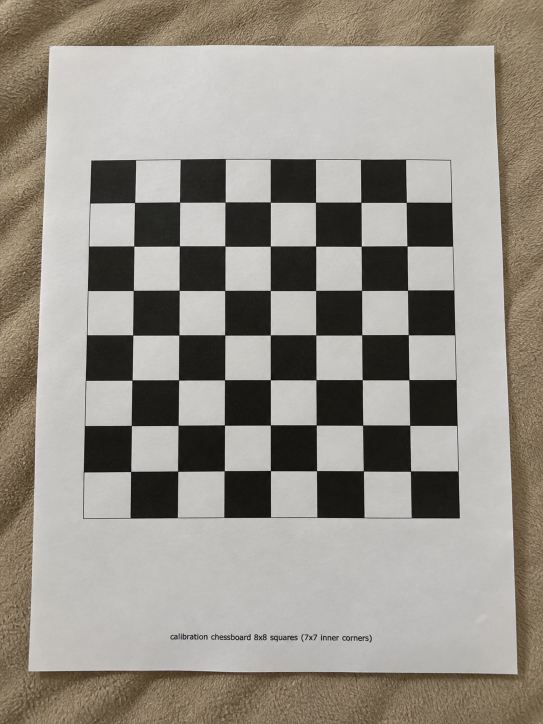
#> input picture ta2/images/1.png, 1086 x 1448 px (shown at 1/2 size); its folder holds 4 pictures in this run
$ python main.py
#> lines starting #> are read from the running program, lines starting #| are printed output that depends on the picture; after the words box and inside, x2 and y2 are one past the last pixel; in counts of white or black regions, pixels touching at a corner belong together

from pathlib import Path
import csv

import cv2 as cv
import numpy as np


# configuration

pattern = (7, 7)
square_mm = 20.0

input_dir = Path("images")
output_dir = Path("output")
output_dir.mkdir(parents=True, exist_ok=True)

extensions = {".jpg", ".jpeg", ".png"}

criteria = (
    cv.TERM_CRITERIA_EPS | cv.TERM_CRITERIA_MAX_ITER,
    30,
    0.001
)


# image normalization

def normalize_image(image, target_size):
    height, width = image.shape[:2]

    if width > height:
        image = cv.rotate(image, cv.ROTATE_90_CLOCKWISE)
        height, width = image.shape[:2]

    target_width, target_height = target_size

    ratio = width / height
    target_ratio = target_width / target_height

    if abs(ratio - target_ratio) > 0.005:
        return None

    if (width, height) != target_size:
        image = cv.resize(
            image,
            target_size,
            interpolation=(
                cv.INTER_AREA
                if width > target_width
                else cv.INTER_LINEAR
            )
        )

    return image


# chessboard corner detection

def detect_corners(gray):
    found, corners = cv.findChessboardCornersSB(
        gray,
        pattern,
        flags=(
            cv.CALIB_CB_EXHAUSTIVE
            | cv.CALIB_CB_ACCURACY
            | cv.CALIB_CB_NORMALIZE_IMAGE
        )
    )

    if not found:
        found, corners = cv.findChessboardCorners(
            gray,
            pattern,
            flags=(
                cv.CALIB_CB_ADAPTIVE_THRESH
                | cv.CALIB_CB_NORMALIZE_IMAGE
            )
        )

        if found:
            corners = cv.cornerSubPix(
                gray,
                corners,
                (11, 11),
                (-1, -1),
                criteria
            )

    if not found:
        return None

    return corners.reshape(-1, 1, 2).astype(np.float32)


# create 3d reference points

object_template = np.zeros(
    (pattern[0] * pattern[1], 3),
    dtype=np.float32
)

object_template[:, :2] = (
    np.mgrid[0:pattern[0], 0:pattern[1]]
    .T.reshape(-1, 2) * square_mm
)


# load images

if not input_dir.exists():
    raise SystemExit("image directory not found")

paths = sorted(
    path for path in input_dir.iterdir()
    if path.suffix.lower() in extensions
)

if not paths:
    raise SystemExit("no images found")

object_points = []
image_points = []
valid_paths = []
valid_images = []

image_size = None

for path in paths:
    image = cv.imread(str(path))
#> image is the input picture: shape (1448, 1086, 3); mean B, G, R 138.6, 146.8, 152.1

    if image is None:
        print(f"unable to read image: {path.name}")
        continue

    height, width = image.shape[:2]
#> height = 1448; width = 1086

    if width > height:
        image = cv.rotate(image, cv.ROTATE_90_CLOCKWISE)
        height, width = image.shape[:2]

    if image_size is None:
        image_size = (width, height)
#> image_size = (1086, 1448)

    image = normalize_image(image, image_size)

    if image is None:
        print(f"incompatible aspect ratio: {path.name}")
        continue

    gray = cv.cvtColor(image, cv.COLOR_BGR2GRAY)
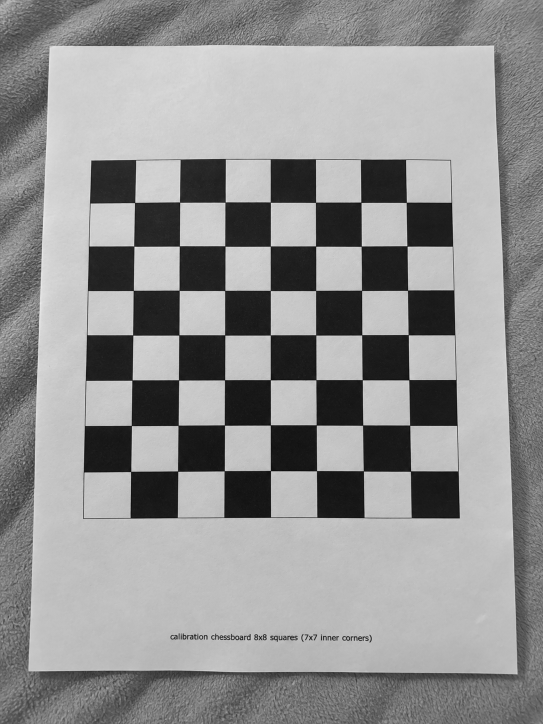
#> gray: shape (1448, 1086) (shown at 1/2 size); min 0, max 248, mean 147.4

    corners = detect_corners(gray)
#> in detect_corners, `found, corners = cv.findChessboardCornersSB( gray, pattern, flags=( cv..`: found = False
#> in detect_corners, `found, corners = cv.findChessboardCorners( gray, pattern, flags=( cv.C..`: found = True; corners = 49 rows, first 8: [270, 405.2], [360.2, 405], [450.1, 405.1], [541.1, 404.8], [631.7, 404.9], [722.4, 405.1], [813.1, 405.1], [268, 492.4]
#> in detect_corners, `corners = cv.cornerSubPix( gray, corners, (11, 11), (-1, -1), criteria )`: corners = 49 rows, first 8: [269.8, 405.5], [359.7, 404.6], [450.6, 404.6], [541, 404.8], [631.6, 405.1], [722.4, 405], [812.9, 405.2], [268.2, 492.6]

    if corners is None:
        print(f"pattern not found: {path.name}")
        continue

    print(f"valid image: {path.name}")

    object_points.append(object_template.copy())
    image_points.append(corners)
    valid_paths.append(path)
    valid_images.append(image)

    marked = image.copy()

    cv.drawChessboardCorners(
        marked,
        pattern,
        corners,
        True
    )
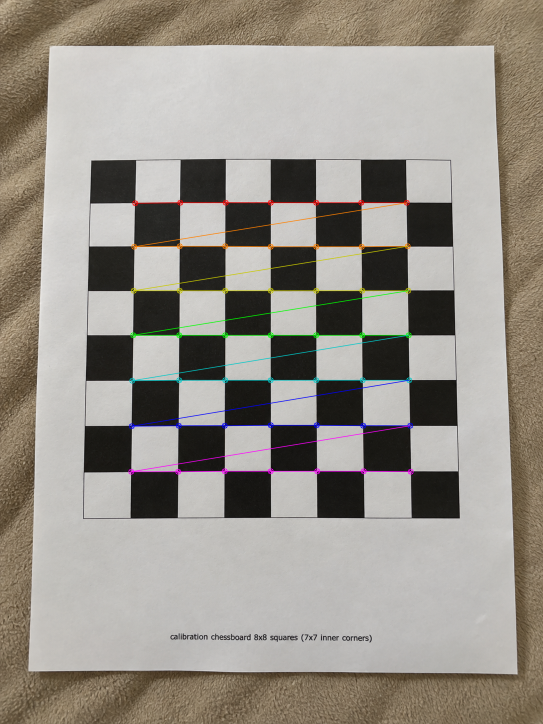
#> marked: shape (1448, 1086, 3) (shown at 1/2 size); 1.62% of pixels changed, all inside (x1, y1, x2, y2) = (256, 399, 828, 950)

    cv.imwrite(
        str(output_dir / f"{path.stem}_corners.png"),
        marked
    )
#> pass 2 of the loop `for path in paths:`:
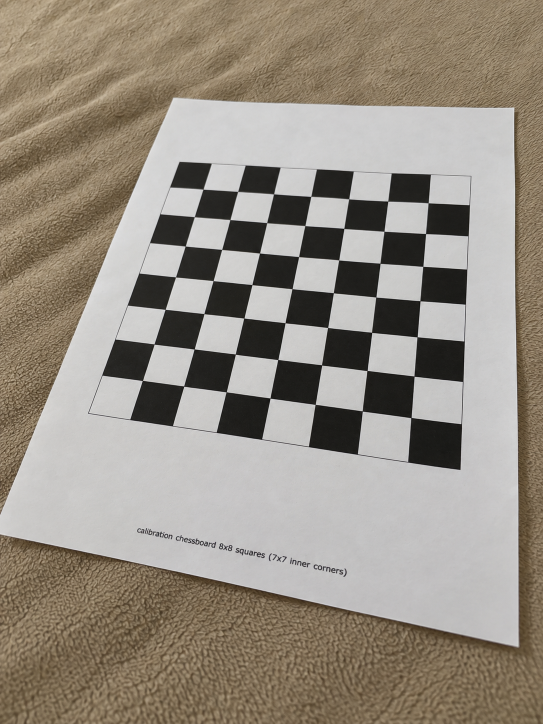
#> input picture ta2/images/10.png, 1086 x 1448 px (shown at 1/2 size)
#> image is the input picture: shape (1448, 1086, 3); mean B, G, R 130.9, 142.4, 150.7
#> `gray = cv.cvtColor(image, cv.COLOR_BGR2GRAY)`:
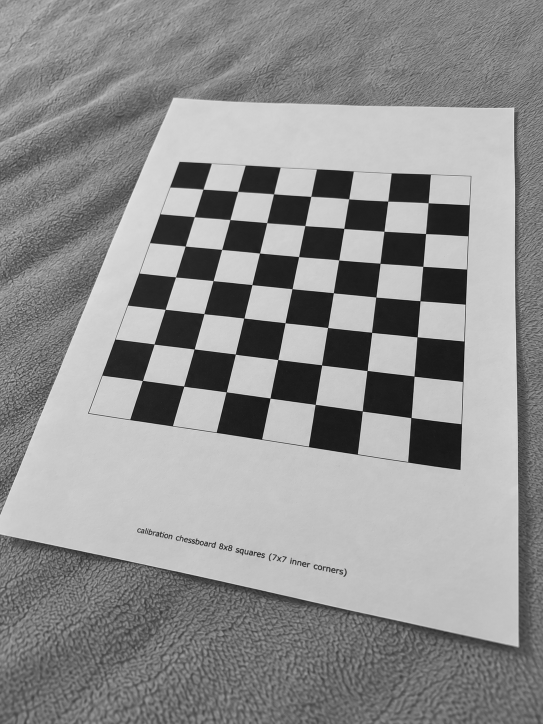
#> gray: shape (1448, 1086) (shown at 1/2 size); min 0, max 242, mean 143.6
#> in detect_corners (call 2), `found, corners = cv.findChessboardCorners( gray, pattern, flags=( cv.C..`: found = True; corners = 49 rows, first 8: [406.6, 379], [475.7, 383.6], [547.6, 388.4], [622, 393.5], [697.9, 398.2], [775.9, 402.8], [856.6, 406.2], [389, 434.2]
#> in detect_corners (call 2), `corners = cv.cornerSubPix( gray, corners, (11, 11), (-1, -1), criteria )`: corners = 49 rows, first 8: [406.5, 378.8], [475.8, 383.4], [547.6, 388.3], [622.2, 393.3], [697.9, 398.3], [776.1, 402.7], [856.7, 406.2], [389, 434]
#> `cv.drawChessboardCorners( marked, pattern, corners, True )`:
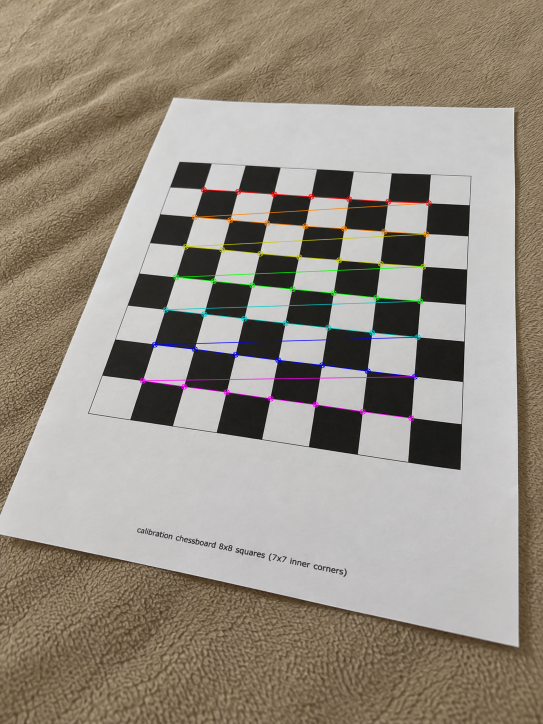
#> marked: shape (1448, 1086, 3) (shown at 1/2 size); 1.48% of pixels changed, all inside (x1, y1, x2, y2) = (279, 373, 864, 843)
#> pass 3 of the loop `for path in paths:`:
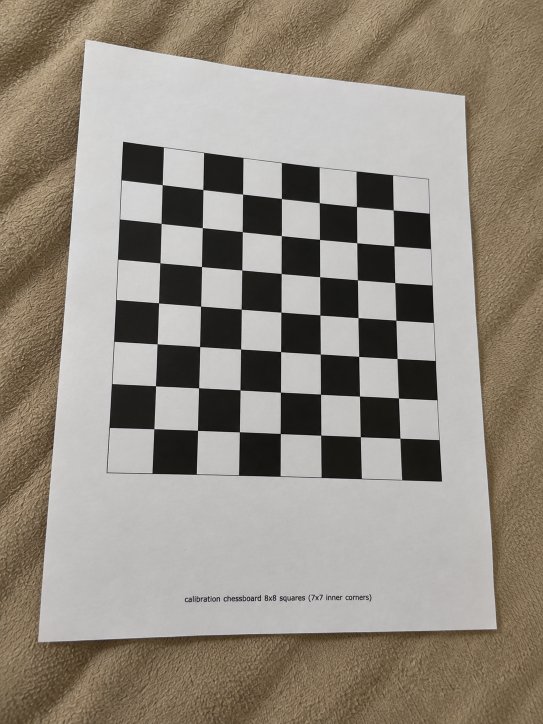
#> input picture ta2/images/2.png, 1086 x 1448 px (shown at 1/2 size)
#> image is the input picture: shape (1448, 1086, 3); mean B, G, R 129.1, 139.8, 147.7
#> `gray = cv.cvtColor(image, cv.COLOR_BGR2GRAY)`:
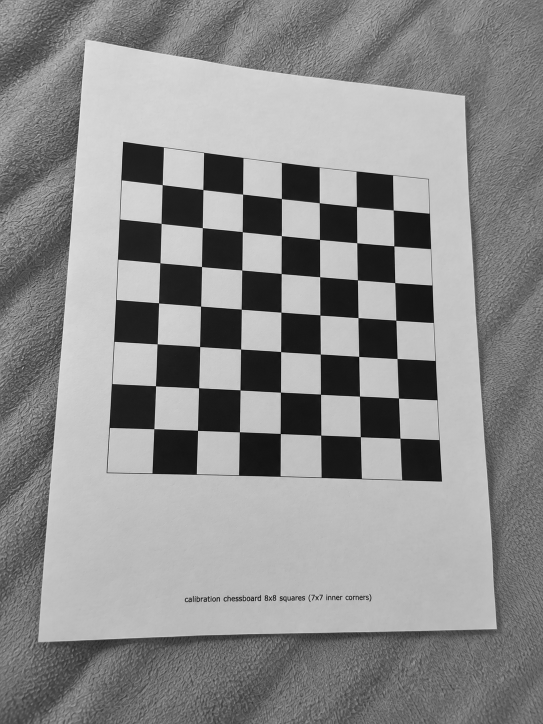
#> gray: shape (1448, 1086) (shown at 1/2 size); min 0, max 246, mean 140.9
#> in detect_corners (call 3), `found, corners = cv.findChessboardCornersSB( gray, pattern, flags=( cv..`: corners = 49 rows, first 8: [324.8, 369.8], [406.2, 379.5], [485.6, 388.6], [563.3, 397.5], [638.7, 405.8], [713.4, 413.6], [787, 420.3], [322.8, 447.2]
#> `cv.drawChessboardCorners( marked, pattern, corners, True )`:
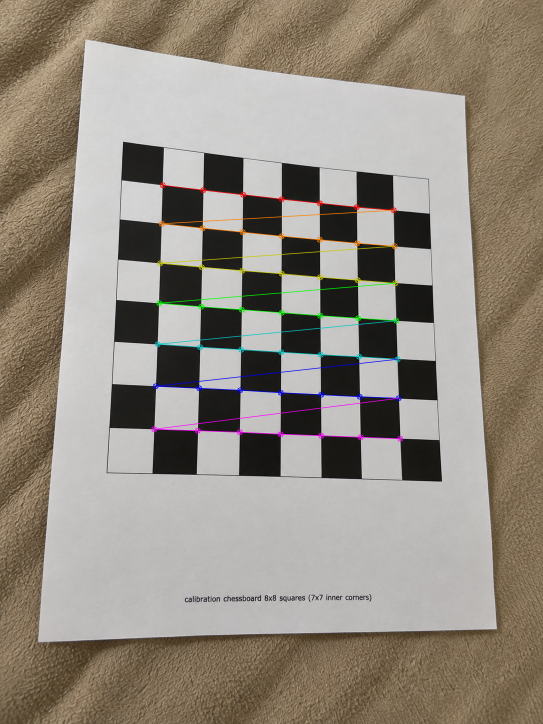
#> marked: shape (1448, 1086, 3) (shown at 1/2 size); 1.43% of pixels changed, all inside (x1, y1, x2, y2) = (302, 364, 807, 884)
#> the loop made 4 passes; the first 3 are shown


# camera calibration

if len(valid_paths) < 6:
#> (the run stopped early here; a loop or call above may not have finished)
